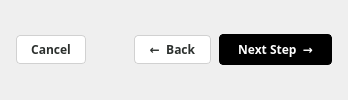
    <widget class="QFrame" name="frame_bottom">
     <property name="minimumSize">
      <size>
       <width>0</width>
       <height>52</height>
      </size>
     </property>
     <property name="styleSheet">
      <string notr="true">
       QFrame#frame_bottom {
         background-color: #f2f5f1;
         border-top: 1px solid #d1d1d1;
       }
      </string>
     </property>
     <layout class="QHBoxLayout" name="bottom_layout">
      <property name="spacing">
       <number>8</number>
      </property>
      <property name="leftMargin">
       <number>16</number>
      </property>
      <property name="topMargin">
       <number>10</number>
      </property>
      <property name="rightMargin">
       <number>16</number>
      </property>
      <property name="bottomMargin">
       <number>10</number>
      </property>
      <item>
       <widget class="QPushButton" name="btn_cancel">
        <property name="cursor">
         <cursorShape>PointingHandCursor</cursorShape>
        </property>
        <property name="font">
         <font>
          <family>Hanken Grotesk</family>
          <pointsize>9</pointsize>
          <bold>true</bold>
         </font>
        </property>
        <property name="styleSheet">
         <string notr="true">
          QPushButton {
            background-color: #ffffff;
            color: #2c302e;
            border: 1px solid #d1d1d1;
            border-radius: 4px;
            padding: 5px 14px;
          }
          QPushButton:hover {
            background-color: #f2f5f1;
          }
         </string>
        </property>
        <property name="text">
         <string>Cancel</string>
        </property>
       </widget>
      </item>
      <item>
       <spacer name="spacer_bottom">
        <property name="orientation">
         <enum>Qt::Horizontal</enum>
        </property>
        <property name="sizeHint" stdset="0">
         <size>
          <width>40</width>
          <height>20</height>
         </size>
        </property>
       </spacer>
      </item>
      <item>
       <widget class="QPushButton" name="btn_back">
        <property name="cursor">
         <cursorShape>PointingHandCursor</cursorShape>
        </property>
        <property name="font">
         <font>
          <family>Hanken Grotesk</family>
          <pointsize>9</pointsize>
          <bold>true</bold>
         </font>
        </property>
        <property name="styleSheet">
         <string notr="true">
          QPushButton {
            background-color: #ffffff;
            color: #2c302e;
            border: 1px solid #d1d1d1;
            border-radius: 4px;
            padding: 5px 14px;
          }
          QPushButton:hover {
            background-color: #f2f5f1;
          }
         </string>
        </property>
        <property name="text">
         <string>←  Back</string>
        </property>
       </widget>
      </item>
      <item>
       <widget class="QPushButton" name="btn_next">
        <property name="cursor">
         <cursorShape>PointingHandCursor</cursorShape>
        </property>
        <property name="font">
         <font>
          <family>Hanken Grotesk</family>
          <pointsize>9</pointsize>
          <bold>true</bold>
         </font>
        </property>
        <property name="styleSheet">
         <string notr="true">
          QPushButton {
            background-color: #000000;
            color: #ffffff;
            border: 1px solid #000000;
            border-radius: 4px;
            padding: 6px 18px;
          }
          QPushButton:hover {
            background-color: #2c302e;
          }
         </string>
        </property>
        <property name="text">
         <string>Next Step  →</string>
        </property>
       </widget>
      </item>
     </layout>
    </widget>
